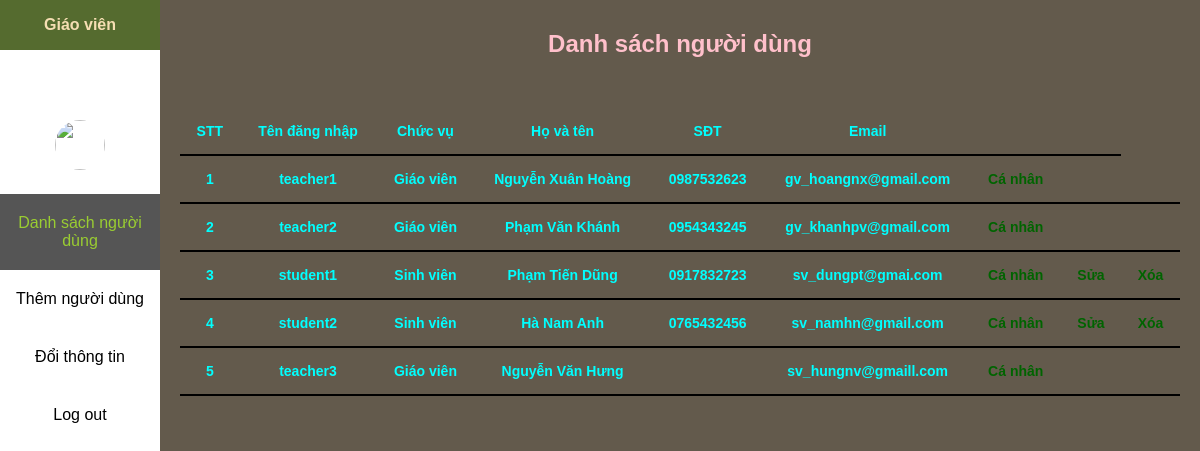
The app's page /teacher/teacher.php with its own data.
### tables this page shows
CREATE TABLE `sv` (
  `id` varchar(100) NOT NULL,
  `username` varchar(100) NOT NULL,
  `pass` varchar(100) NOT NULL,
  `code` int NOT NULL,
  `name` varchar(100) NOT NULL,
  `SDT` varchar(100) NOT NULL,
  `email` varchar(100) NOT NULL,
  `avatar` varchar(100) NOT NULL
);

### teacher/teacher.php (the view, shortened to what this page needs)
<?php
include("../connectSQL.php");
$student_list = "";
$id = $_SESSION["id"];
$id_guest = $id;
$sql = "SELECT * FROM sv WHERE id = '$id_guest'";
$result = $conn->query($sql);
$row = $result->fetch_array(MYSQLI_NUM);
$avatar = "../avatar/". $row[7];
$id_user = $_SESSION["id"];
$sql = "SELECT * FROM sv";
$result = $conn->query($sql);
$dem = 0;
while ($row = $result->fetch_array(MYSQLI_NUM)) {
    $dem++;
    $student_list .= "<tr>";
    $student_list .= "<th>" . $dem . "</th>";
    $student_list .= "<th>" . $row[1] . "</th>";
    if ($row[3] == 1) {
        $student_list .= "<th> Giáo viên </th>";
    } else {
        $student_list .= "<th> Sinh viên </th>";
    }
    $student_list .= "<th>" . $row[4] . "</th>";
    $student_list .= "<th>" . $row[5] . "</th>";
    $student_list .= "<th>" . $row[6] . "</th>";
    if ($row[3] == 2) {
        $student_list .= "<th> <a class='link' href='info_user.php?idguest=" . $row[0] . "'> Cá nhân </a> </th>";
        $student_list .= "<th> <a class='link' href='sv_edit.php?action=edit&id=" . $row[0] . "'> Sửa </a> </th>";
        $student_list .= "<th> <a class='link' href='teacher.php?action=delete&id=" . $row[0] . "'> Xóa </a> </th>";
    } else {
        if ($row[0] != $id_user) {
            $student_list .= "<th> <a class='link' href='info_user.php?idguest=" . $row[0] . "'> Cá nhân </a> </th>";
            $student_list .= "<th></th>";
            $student_list .= "<th></th>";
        }else{
            $student_list .= "<th></th>";
            $student_list .= "<th></th>";
            $student_list .= "<th></th>";
        }
    }
    $student_list .= "</tr>";
}
?>
<!DOCTYPE html>
<html lang="en">
<head>
    <link rel="stylesheet" href="teacher.css">
</head>
<body class="conf">
    <div class="sidebar">
        <div class="code">Giáo viên</div>
        <ul class="menu">
        <li>
                <a href="me.php" > <img class="avatar" src="<?php echo $avatar?>"><?php echo "<div>" . $_SESSION["username"] . "</div>"; ?> </a>
            </li>
            <li>
                <a href="teacher.php" class="chon">Danh sách người dùng</a>
            </li>
            <li>
                <a href="them_ngD.php" >Thêm người dùng</a>
            </li>
            <li>
                <a href="doi_thongtin.php" >Đổi thông tin</a>
            </li>
            <li>
                <a href="../logout.php">Log out</a>
            </li>
        </ul>
    </div>
    <div class="content">
        <div class="title">Danh sách người dùng</div>
        <div class="students-list">
            <table>
                <tr>
                    <th>STT</th>
                    <th>Tên đăng nhập</th>
                    <th>Chức vụ</th>
                    <th>Họ và tên</th>
                    <th>SĐT</th>
                    <th>Email</th>
                    <th></th>
                    <th></th>
                </tr>
                <?php
                echo $student_list;
                ?>
            </table>
        </div>
    </div>
</body>
</html>

### teacher/teacher.css (style rules this page uses)
* { margin: 0; padding: 0; font-family: sans-serif; }
.conf { background-repeat: no-repeat; background-size: cover; background-image: url("https://mega.com.vn/media/news/0106_hinh-nen-4k-may-tinh14.jpg"); }
.avatar { width: 50px; height: 50px; border-radius: 50%; }
.title { text-align: center; margin-top: 10px; font-weight: 600; font-size: 1.5rem; color: pink; }
.sidebar { height: 100%; width: 160px; position: fixed; z-index: 1; top: 0; left: 0; background-color: white; overflow-x: hidden; font-size: 16px; }
.sidebar .menu { margin-top: 50px; }
.sidebar .menu li { list-style-type: none; }
.sidebar .menu li a { display: block; padding: 20px 0; text-decoration: none; color: black; text-align: center; }
.chon { background-color: #555!important; color: yellowgreen!important; }
.code { height: 50px; display: flex; align-items: center; justify-content: center; background: darkolivegreen; font-weight: 600; color: wheat; }
.content { margin-left: 160px; padding: 20px; box-sizing: border-box; font-size: 14px; height: 100vh; background: rgba(34, 21, 0, 0.7); color: cyan; }
.link { color: darkgreen; text-decoration: none; }
.content .students-list table, .content .assignment-list table { width: 100%; position: relative; top: 50px; }
.content .students-list table, th, td, .content .assignment-list table, th, td { border-bottom: 2px solid black; border-collapse: collapse; background: none; padding: 15px; }

### records on screen
sv: username "teacher1", code "Giáo viên", name "Nguyễn Xuân Hoàng", SDT "0987532623", email "gv_hoangnx@gmail.com"
sv: username "teacher2", code "Giáo viên", name "Phạm Văn Khánh", SDT "0954343245", email "gv_khanhpv@gmail.com"
sv: username "student1", code "Sinh viên", name "Phạm Tiến Dũng", SDT "0917832723", email "sv_dungpt@gmai.com"
sv: username "student2", code "Sinh viên", name "Hà Nam Anh", SDT "0765432456", email "sv_namhn@gmail.com"
sv: username "teacher3", code "Giáo viên", name "Nguyễn Văn Hưng", email "sv_hungnv@gmaill.com"
